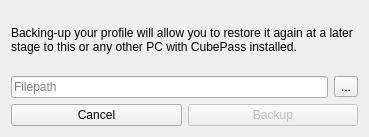
<?xml version="1.0" encoding="UTF-8"?>
<ui version="4.0">
 <class>BackupAccount</class>
 <widget class="QDialog" name="BackupAccount">
  <property name="windowModality">
   <enum>Qt::WindowModal</enum>
  </property>
  <property name="geometry">
   <rect>
    <x>0</x>
    <y>0</y>
    <width>369</width>
    <height>137</height>
   </rect>
  </property>
  <property name="windowTitle">
   <string>Backup account</string>
  </property>
  <property name="windowIcon">
   <iconset resource="ImageResources.qrc">
    <normaloff>:/Logo/Logo.png</normaloff>:/Logo/Logo.png</iconset>
  </property>
  <layout class="QVBoxLayout" name="verticalLayout">
   <item>
    <widget class="QLabel" name="label">
     <property name="text">
      <string>&lt;html&gt;&lt;head/&gt;&lt;body&gt;&lt;p&gt;Backing-up your profile will allow you to restore it again at a later stage to this or any other PC with CubePass installed.&lt;/p&gt;&lt;/body&gt;&lt;/html&gt;</string>
     </property>
     <property name="wordWrap">
      <bool>true</bool>
     </property>
    </widget>
   </item>
   <item>
    <layout class="QHBoxLayout" name="horizontalLayout">
     <item>
      <widget class="QLineEdit" name="edtFilepath">
       <property name="placeholderText">
        <string>Filepath</string>
       </property>
      </widget>
     </item>
     <item>
      <widget class="QToolButton" name="btnBrowse">
       <property name="toolTip">
        <string>Browse</string>
       </property>
       <property name="text">
        <string>...</string>
       </property>
      </widget>
     </item>
    </layout>
   </item>
   <item>
    <layout class="QHBoxLayout" name="horizontalLayout_2">
     <item>
      <widget class="QPushButton" name="btnCancel">
       <property name="text">
        <string>Cancel</string>
       </property>
      </widget>
     </item>
     <item>
      <widget class="QPushButton" name="btnBackup">
       <property name="enabled">
        <bool>false</bool>
       </property>
       <property name="toolTip">
        <string>Backup your account to the selected location</string>
       </property>
       <property name="text">
        <string>Backup</string>
       </property>
       <property name="default">
        <bool>true</bool>
       </property>
      </widget>
     </item>
    </layout>
   </item>
  </layout>
 </widget>
 <resources>
  <include location="ImageResources.qrc"/>
 </resources>
 <connections/>
</ui>
